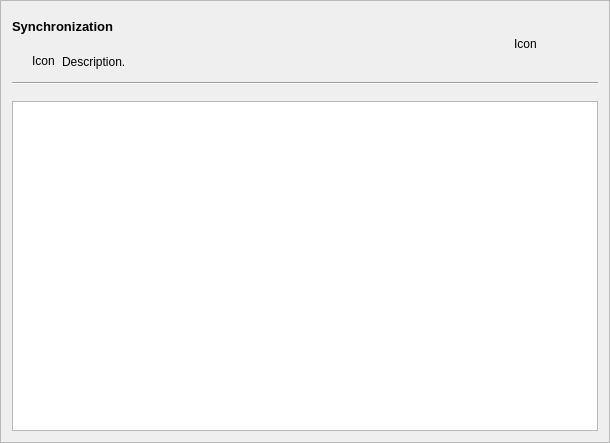
<?xml version="1.0" encoding="UTF-8"?>
<ui version="4.0">
 <class>FrameSyncFile</class>
 <widget class="QFrame" name="FrameSyncFile">
  <property name="geometry">
   <rect>
    <x>0</x>
    <y>0</y>
    <width>610</width>
    <height>443</height>
   </rect>
  </property>
  <property name="windowTitle">
   <string>Sync</string>
  </property>
  <property name="frameShape">
   <enum>QFrame::StyledPanel</enum>
  </property>
  <property name="frameShadow">
   <enum>QFrame::Raised</enum>
  </property>
  <layout class="QVBoxLayout" name="verticalLayout">
   <item>
    <layout class="QHBoxLayout" name="horizontalLayout_3">
     <item>
      <layout class="QVBoxLayout" name="verticalLayout_2">
       <item>
        <widget class="QLabel" name="labelTitle">
         <property name="sizePolicy">
          <sizepolicy hsizetype="Preferred" vsizetype="Preferred">
           <horstretch>0</horstretch>
           <verstretch>0</verstretch>
          </sizepolicy>
         </property>
         <property name="font">
          <font>
           <pointsize>10</pointsize>
           <weight>75</weight>
           <bold>true</bold>
          </font>
         </property>
         <property name="text">
          <string>Synchronization</string>
         </property>
        </widget>
       </item>
       <item>
        <layout class="QHBoxLayout" name="horizontalLayout">
         <item>
          <spacer name="horizontalSpacer_3">
           <property name="orientation">
            <enum>Qt::Horizontal</enum>
           </property>
           <property name="sizeType">
            <enum>QSizePolicy::Fixed</enum>
           </property>
           <property name="sizeHint" stdset="0">
            <size>
             <width>20</width>
             <height>20</height>
            </size>
           </property>
          </spacer>
         </item>
         <item>
          <widget class="QLabel" name="labelInfoIcon">
           <property name="sizePolicy">
            <sizepolicy hsizetype="Fixed" vsizetype="Preferred">
             <horstretch>0</horstretch>
             <verstretch>0</verstretch>
            </sizepolicy>
           </property>
           <property name="minimumSize">
            <size>
             <width>24</width>
             <height>24</height>
            </size>
           </property>
           <property name="maximumSize">
            <size>
             <width>24</width>
             <height>24</height>
            </size>
           </property>
           <property name="text">
            <string>Icon</string>
           </property>
          </widget>
         </item>
         <item>
          <widget class="QLabel" name="labelDesc">
           <property name="text">
            <string>Description.</string>
           </property>
          </widget>
         </item>
        </layout>
       </item>
      </layout>
     </item>
     <item>
      <widget class="QLabel" name="labelIcon">
       <property name="sizePolicy">
        <sizepolicy hsizetype="Fixed" vsizetype="Fixed">
         <horstretch>0</horstretch>
         <verstretch>0</verstretch>
        </sizepolicy>
       </property>
       <property name="minimumSize">
        <size>
         <width>64</width>
         <height>64</height>
        </size>
       </property>
       <property name="maximumSize">
        <size>
         <width>64</width>
         <height>64</height>
        </size>
       </property>
       <property name="text">
        <string>Icon</string>
       </property>
      </widget>
     </item>
     <item>
      <spacer name="horizontalSpacer_2">
       <property name="orientation">
        <enum>Qt::Horizontal</enum>
       </property>
       <property name="sizeType">
        <enum>QSizePolicy::Fixed</enum>
       </property>
       <property name="sizeHint" stdset="0">
        <size>
         <width>20</width>
         <height>20</height>
        </size>
       </property>
      </spacer>
     </item>
    </layout>
   </item>
   <item>
    <widget class="Line" name="line">
     <property name="orientation">
      <enum>Qt::Horizontal</enum>
     </property>
    </widget>
   </item>
   <item>
    <spacer name="verticalSpacer">
     <property name="orientation">
      <enum>Qt::Vertical</enum>
     </property>
     <property name="sizeType">
      <enum>QSizePolicy::Fixed</enum>
     </property>
     <property name="sizeHint" stdset="0">
      <size>
       <width>20</width>
       <height>10</height>
      </size>
     </property>
    </spacer>
   </item>
   <item>
    <layout class="QHBoxLayout" name="horizontalLayoutFileSystem"/>
   </item>
   <item>
    <layout class="QHBoxLayout" name="horizontalLayoutQueue">
     <item>
      <widget class="QListView" name="listView">
       <property name="sizePolicy">
        <sizepolicy hsizetype="Preferred" vsizetype="Preferred">
         <horstretch>0</horstretch>
         <verstretch>0</verstretch>
        </sizepolicy>
       </property>
      </widget>
     </item>
    </layout>
   </item>
  </layout>
 </widget>
 <resources/>
 <connections/>
</ui>
